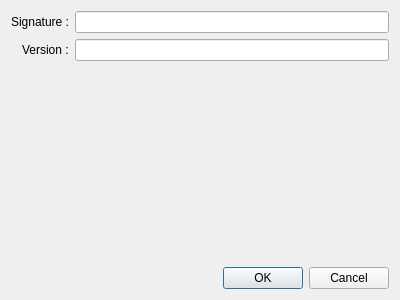
<?xml version="1.0" encoding="UTF-8"?>
<ui version="4.0">
 <class>Properties</class>
 <widget class="QDialog" name="Properties">
  <property name="geometry">
   <rect>
    <x>0</x>
    <y>0</y>
    <width>400</width>
    <height>300</height>
   </rect>
  </property>
  <property name="windowTitle">
   <string>Pack Properties</string>
  </property>
  <layout class="QVBoxLayout" name="verticalLayout">
   <item>
    <layout class="QFormLayout" name="formLayout">
     <property name="labelAlignment">
      <set>Qt::AlignRight|Qt::AlignTrailing|Qt::AlignVCenter</set>
     </property>
     <item row="0" column="0">
      <widget class="QLabel" name="SignatureLabel">
       <property name="text">
        <string>Signature :</string>
       </property>
      </widget>
     </item>
     <item row="1" column="0">
      <widget class="QLabel" name="VersionLabel">
       <property name="text">
        <string>Version :</string>
       </property>
      </widget>
     </item>
     <item row="0" column="1">
      <widget class="QLineEdit" name="Signature"/>
     </item>
     <item row="1" column="1">
      <widget class="QLineEdit" name="Version"/>
     </item>
    </layout>
   </item>
   <item>
    <widget class="QDialogButtonBox" name="ButtonBox">
     <property name="orientation">
      <enum>Qt::Horizontal</enum>
     </property>
     <property name="standardButtons">
      <set>QDialogButtonBox::Cancel|QDialogButtonBox::Ok</set>
     </property>
    </widget>
   </item>
  </layout>
 </widget>
 <resources/>
 <connections>
  <connection>
   <sender>ButtonBox</sender>
   <signal>accepted()</signal>
   <receiver>Properties</receiver>
   <slot>accept()</slot>
   <hints>
    <hint type="sourcelabel">
     <x>248</x>
     <y>254</y>
    </hint>
    <hint type="destinationlabel">
     <x>157</x>
     <y>274</y>
    </hint>
   </hints>
  </connection>
  <connection>
   <sender>ButtonBox</sender>
   <signal>rejected()</signal>
   <receiver>Properties</receiver>
   <slot>reject()</slot>
   <hints>
    <hint type="sourcelabel">
     <x>316</x>
     <y>260</y>
    </hint>
    <hint type="destinationlabel">
     <x>286</x>
     <y>274</y>
    </hint>
   </hints>
  </connection>
 </connections>
</ui>
